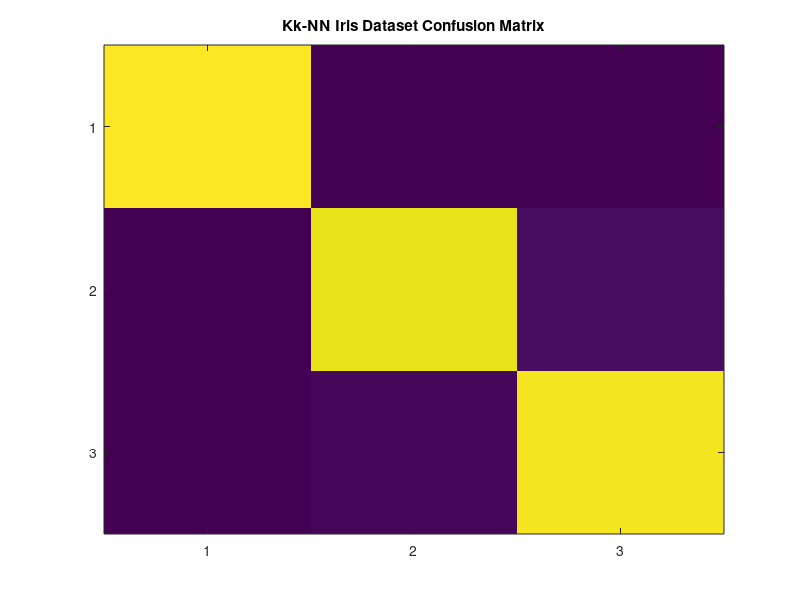

MATLAB code to generate this figure:
% Initialization
clear ; close all; clc

%  We start this exercise by using a small dataset that is easily to
%  visualize
%
fprintf('k-Nearest Neighbours classifier on the Iris dataset.\n\n');

% The k parameter.
k=21;

% Loading the Iris dataset.
X=load ('iris.dat');

% Predictions.
pred=[];
kNN = zeros(k*size(X,1),2);

for i = 1:size(X,1)
    neighbors=zeros(k,2);
    num_of_neighbors=0;
    if (i>1)
        for j=1:i-1
            if (num_of_neighbors<k)
                % Insert a neighbour along with its Euclidean Distance.
                EDist = norm(X(i,1:size(X,2)-1)-X(j,1:size(X,2)-1));
                neighbors(num_of_neighbors+1,1) = EDist;
                neighbors(num_of_neighbors+1,2) = X(j,size(X,2));
                num_of_neighbors = num_of_neighbors+1;
                % When k neighbors are gathered, sort them w.r.t Eucl.Dist.
                if (num_of_neighbors==k)
                    [~,idx] = sort(neighbors(:,1));
                    neighbors = neighbors(idx,:);
                end
            else
                % Check if you have a closer neighbour.
                EDist = norm(X(i,1:size(X,2)-1)-X(j,1:size(X,2)-1));
                if(EDist<neighbors(k,1))
                    % If yes, replace the most distant with the new one.
                    % Then sort again.
                    neighbors(k,:) = [EDist X(j,size(X,2))];
                    [~,idx] = sort(neighbors(:,1));
                    neighbors = neighbors(idx,:);
                end
            end
        end
    end
    if(i<size(X,1))
        for j=i+1:size(X,1)
           if (num_of_neighbors<k)
                % Insert a neighbour along with its Euclidean Distance.
                EDist = norm(X(i,1:size(X,2)-1)-X(j,1:size(X,2)-1));
                neighbors(num_of_neighbors+1,1) = EDist;
                neighbors(num_of_neighbors+1,2) = X(j,size(X,2));
                num_of_neighbors = num_of_neighbors+1;
                % When k neighbors are gathered, sort them w.r.t Eucl.Dist.
                if (num_of_neighbors==k)
                    [~,idx] = sort(neighbors(:,1));
                    neighbors = neighbors(idx,:);
                end
            else
                % Check if you have a closer neighbour.
                EDist=norm(X(i,1:size(X,2)-1)-X(j,1:size(X,2)-1));
                if(EDist<neighbors(k,1))
                    % If yes, replace the most distant with the new one.
                    % Then sort again.
                    neighbors(k,:) = [EDist X(j,size(X,2))];
                    [~,idx] = sort(neighbors(:,1));
                    neighbors = neighbors(idx,:);
                end
            end
        end
    end
    kNN(i*k-k+1:i*k,:)=neighbors;
end

% Creating the prediction vector.
for i=1:size(X,1)
    pr=zeros(1,3);
    for j=1:k
        if(kNN(i*k-k+j,2)==0)
            pr(1,1)=pr(1,1)+1;
        end
        if(kNN(i*k-k+j,2)==1)
            pr(1,2)=pr(1,2)+1;
        end
        if(kNN(i*k-k+j,2)==2)
            pr(1,3)=pr(1,3)+1;
        end
    end
    [~,idx]=max(pr);
    pred=[pred idx-1];
end
pred=pred';

% Calculating the accuracy and the confusion matrix.
correct_predictions=0;
confusion_matrix=zeros(3,3);
for i=1:size(X,1)
    confusion_matrix(X(i,size(X,2))+1,pred(i,1)+1)=...
    confusion_matrix(X(i,size(X,2))+1,pred(i,1)+1)+1;
    if(X(i,size(X,2))==pred(i,1))
        correct_predictions=correct_predictions+1;
    end
end
accuracy=correct_predictions/size(X,1);
disp(['K-Nearest Neighbour accuracy(k=',...
      num2str(k),'): ',num2str(accuracy)]);

% Displaying the confusion matrix.
figure(1)
imagesc(confusion_matrix);
set(gca,'ytick',0:3)
set(gca,'xtick',0:3)
title('Kk-NN Iris Dataset Confusion Matrix');
title('Kk-NN Iris Dataset Confusion Matrix');